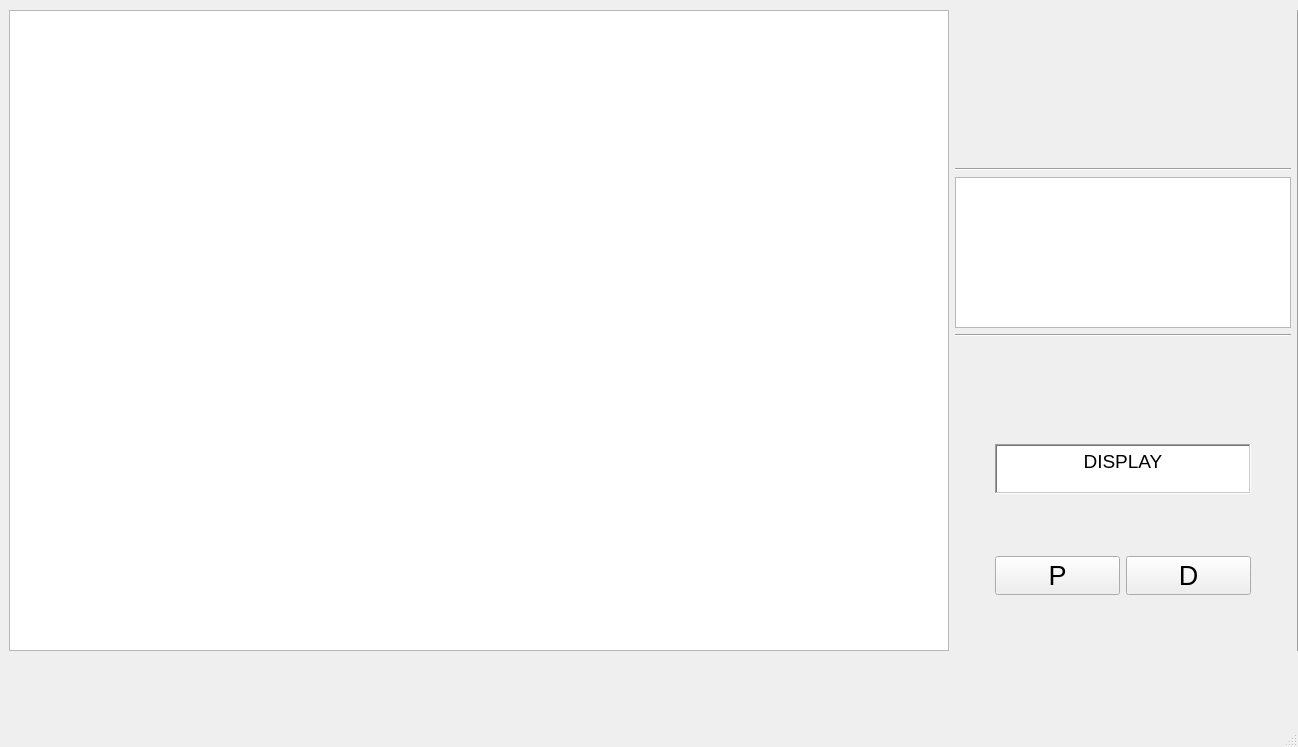
<?xml version="1.0" encoding="UTF-8"?>
<ui version="4.0">
 <class>HouseWindow</class>
 <widget class="QMainWindow" name="HouseWindow">
  <property name="geometry">
   <rect>
    <x>0</x>
    <y>0</y>
    <width>1298</width>
    <height>747</height>
   </rect>
  </property>
  <property name="font">
   <font>
    <pointsize>20</pointsize>
   </font>
  </property>
  <property name="windowTitle">
   <string>MainWindow</string>
  </property>
  <widget class="QWidget" name="centralwidget">
   <widget class="QWidget" name="horizontalLayoutWidget">
    <property name="geometry">
     <rect>
      <x>9</x>
      <y>10</y>
      <width>1291</width>
      <height>641</height>
     </rect>
    </property>
    <layout class="QHBoxLayout" name="horizontalLayout">
     <item>
      <widget class="QGraphicsView" name="houseRegion">
       <property name="sizePolicy">
        <sizepolicy hsizetype="Expanding" vsizetype="Expanding">
         <horstretch>0</horstretch>
         <verstretch>0</verstretch>
        </sizepolicy>
       </property>
      </widget>
     </item>
     <item>
      <layout class="QVBoxLayout" name="verticalLayout_3">
       <item>
        <spacer name="verticalSpacer_6">
         <property name="orientation">
          <enum>Qt::Vertical</enum>
         </property>
         <property name="sizeHint" stdset="0">
          <size>
           <width>20</width>
           <height>158</height>
          </size>
         </property>
        </spacer>
       </item>
       <item>
        <widget class="Line" name="line2_2">
         <property name="orientation">
          <enum>Qt::Horizontal</enum>
         </property>
        </widget>
       </item>
       <item>
        <widget class="QGraphicsView" name="alarmRegion">
         <property name="sizePolicy">
          <sizepolicy hsizetype="Preferred" vsizetype="Expanding">
           <horstretch>0</horstretch>
           <verstretch>0</verstretch>
          </sizepolicy>
         </property>
         <property name="maximumSize">
          <size>
           <width>16777215</width>
           <height>16777215</height>
          </size>
         </property>
         <property name="sizeAdjustPolicy">
          <enum>QAbstractScrollArea::AdjustToContents</enum>
         </property>
        </widget>
       </item>
       <item>
        <widget class="Line" name="line2">
         <property name="orientation">
          <enum>Qt::Horizontal</enum>
         </property>
        </widget>
       </item>
       <item>
        <layout class="QVBoxLayout" name="verticalLayout_7">
         <item>
          <spacer name="verticalSpacer_5">
           <property name="orientation">
            <enum>Qt::Vertical</enum>
           </property>
           <property name="sizeType">
            <enum>QSizePolicy::Expanding</enum>
           </property>
           <property name="sizeHint" stdset="0">
            <size>
             <width>60</width>
             <height>40</height>
            </size>
           </property>
          </spacer>
         </item>
         <item>
          <layout class="QHBoxLayout" name="horizontalLayout_6">
           <item>
            <spacer name="horizontalSpacer_4">
             <property name="orientation">
              <enum>Qt::Horizontal</enum>
             </property>
             <property name="sizeType">
              <enum>QSizePolicy::Fixed</enum>
             </property>
             <property name="sizeHint" stdset="0">
              <size>
               <width>40</width>
               <height>20</height>
              </size>
             </property>
            </spacer>
           </item>
           <item>
            <widget class="QTextBrowser" name="display">
             <property name="sizePolicy">
              <sizepolicy hsizetype="Fixed" vsizetype="Fixed">
               <horstretch>0</horstretch>
               <verstretch>0</verstretch>
              </sizepolicy>
             </property>
             <property name="maximumSize">
              <size>
               <width>16777215</width>
               <height>50</height>
              </size>
             </property>
             <property name="font">
              <font>
               <pointsize>18</pointsize>
              </font>
             </property>
             <property name="frameShape">
              <enum>QFrame::WinPanel</enum>
             </property>
             <property name="html">
              <string>&lt;!DOCTYPE HTML PUBLIC &quot;-//W3C//DTD HTML 4.0//EN&quot; &quot;http://www.w3.org/TR/REC-html40/strict.dtd&quot;&gt;
&lt;html&gt;&lt;head&gt;&lt;meta name=&quot;qrichtext&quot; content=&quot;1&quot; /&gt;&lt;meta charset=&quot;utf-8&quot; /&gt;&lt;style type=&quot;text/css&quot;&gt;
p, li { white-space: pre-wrap; }
hr { height: 1px; border-width: 0; }
li.unchecked::marker { content: &quot;\2610&quot;; }
li.checked::marker { content: &quot;\2612&quot;; }
&lt;/style&gt;&lt;/head&gt;&lt;body style=&quot; font-family:'Segoe UI'; font-size:18pt; font-weight:400; font-style:normal;&quot;&gt;
&lt;p align=&quot;center&quot; style=&quot; margin-top:0px; margin-bottom:0px; margin-left:0px; margin-right:0px; -qt-block-indent:0; text-indent:0px;&quot;&gt;&lt;span style=&quot; font-size:14pt;&quot;&gt;DISPLAY&lt;/span&gt;&lt;/p&gt;&lt;/body&gt;&lt;/html&gt;</string>
             </property>
            </widget>
           </item>
           <item>
            <spacer name="horizontalSpacer_5">
             <property name="orientation">
              <enum>Qt::Horizontal</enum>
             </property>
             <property name="sizeType">
              <enum>QSizePolicy::Fixed</enum>
             </property>
             <property name="sizeHint" stdset="0">
              <size>
               <width>40</width>
               <height>20</height>
              </size>
             </property>
            </spacer>
           </item>
          </layout>
         </item>
        </layout>
       </item>
       <item>
        <layout class="QVBoxLayout" name="verticalLayout_6">
         <item>
          <layout class="QHBoxLayout" name="horizontalLayout_5">
           <item>
            <spacer name="horizontalSpacer_2">
             <property name="orientation">
              <enum>Qt::Horizontal</enum>
             </property>
             <property name="sizeType">
              <enum>QSizePolicy::Fixed</enum>
             </property>
             <property name="sizeHint" stdset="0">
              <size>
               <width>40</width>
               <height>20</height>
              </size>
             </property>
            </spacer>
           </item>
           <item>
            <layout class="QVBoxLayout" name="verticalLayout_4">
             <item>
              <spacer name="verticalSpacer_2">
               <property name="orientation">
                <enum>Qt::Vertical</enum>
               </property>
               <property name="sizeType">
                <enum>QSizePolicy::Fixed</enum>
               </property>
               <property name="sizeHint" stdset="0">
                <size>
                 <width>20</width>
                 <height>40</height>
                </size>
               </property>
              </spacer>
             </item>
             <item>
              <widget class="QPushButton" name="perimeterButton">
               <property name="sizePolicy">
                <sizepolicy hsizetype="Minimum" vsizetype="Fixed">
                 <horstretch>0</horstretch>
                 <verstretch>0</verstretch>
                </sizepolicy>
               </property>
               <property name="text">
                <string>P</string>
               </property>
               <property name="autoDefault">
                <bool>false</bool>
               </property>
               <property name="default">
                <bool>false</bool>
               </property>
               <property name="flat">
                <bool>false</bool>
               </property>
              </widget>
             </item>
             <item>
              <spacer name="verticalSpacer_3">
               <property name="orientation">
                <enum>Qt::Vertical</enum>
               </property>
               <property name="sizeType">
                <enum>QSizePolicy::Fixed</enum>
               </property>
               <property name="sizeHint" stdset="0">
                <size>
                 <width>20</width>
                 <height>40</height>
                </size>
               </property>
              </spacer>
             </item>
            </layout>
           </item>
           <item>
            <spacer name="horizontalSpacer">
             <property name="orientation">
              <enum>Qt::Horizontal</enum>
             </property>
             <property name="sizeType">
              <enum>QSizePolicy::Fixed</enum>
             </property>
             <property name="sizeHint" stdset="0">
              <size>
               <width>0</width>
               <height>0</height>
              </size>
             </property>
            </spacer>
           </item>
           <item>
            <layout class="QVBoxLayout" name="verticalLayout_5">
             <item>
              <spacer name="verticalSpacer">
               <property name="sizePolicy">
                <sizepolicy hsizetype="Minimum" vsizetype="Fixed">
                 <horstretch>0</horstretch>
                 <verstretch>0</verstretch>
                </sizepolicy>
               </property>
               <property name="orientation">
                <enum>Qt::Vertical</enum>
               </property>
               <property name="sizeHint" stdset="0">
                <size>
                 <width>20</width>
                 <height>40</height>
                </size>
               </property>
              </spacer>
             </item>
             <item>
              <widget class="QPushButton" name="disarmButton">
               <property name="sizePolicy">
                <sizepolicy hsizetype="Minimum" vsizetype="Fixed">
                 <horstretch>0</horstretch>
                 <verstretch>0</verstretch>
                </sizepolicy>
               </property>
               <property name="text">
                <string>D</string>
               </property>
              </widget>
             </item>
             <item>
              <spacer name="verticalSpacer_4">
               <property name="sizePolicy">
                <sizepolicy hsizetype="Minimum" vsizetype="Fixed">
                 <horstretch>0</horstretch>
                 <verstretch>0</verstretch>
                </sizepolicy>
               </property>
               <property name="orientation">
                <enum>Qt::Vertical</enum>
               </property>
               <property name="sizeHint" stdset="0">
                <size>
                 <width>20</width>
                 <height>40</height>
                </size>
               </property>
              </spacer>
             </item>
            </layout>
           </item>
           <item>
            <spacer name="horizontalSpacer_3">
             <property name="orientation">
              <enum>Qt::Horizontal</enum>
             </property>
             <property name="sizeType">
              <enum>QSizePolicy::Fixed</enum>
             </property>
             <property name="sizeHint" stdset="0">
              <size>
               <width>40</width>
               <height>20</height>
              </size>
             </property>
            </spacer>
           </item>
          </layout>
         </item>
        </layout>
       </item>
      </layout>
     </item>
     <item>
      <widget class="Line" name="line">
       <property name="orientation">
        <enum>Qt::Vertical</enum>
       </property>
      </widget>
     </item>
    </layout>
   </widget>
   <widget class="QWidget" name="verticalLayoutWidget">
    <property name="geometry">
     <rect>
      <x>640</x>
      <y>670</y>
      <width>160</width>
      <height>80</height>
     </rect>
    </property>
    <layout class="QVBoxLayout" name="verticalLayout"/>
   </widget>
  </widget>
  <widget class="QMenuBar" name="menubar">
   <property name="geometry">
    <rect>
     <x>0</x>
     <y>0</y>
     <width>1298</width>
     <height>49</height>
    </rect>
   </property>
  </widget>
  <widget class="QStatusBar" name="statusbar"/>
 </widget>
 <resources/>
 <connections/>
</ui>
